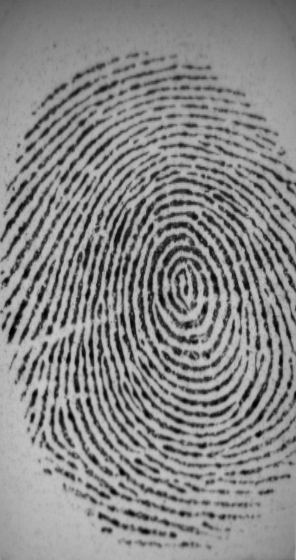
#> input picture sample_inputs/101_1.tif, 296 x 560 px; its folder holds 4 pictures in this run
$ python fingerprint_pipline.py
#> lines starting #> are read from the running program, lines starting #| are printed output that depends on the picture
import cv2 as cv
from glob import glob
import os
import numpy as np
from utils.poincare import calculate_singularities
from utils.segmentation import create_segmented_and_variance_images
from utils.normalization import normalize
from utils.gabor_filter import gabor_filter
from utils.frequency import ridge_freq
from utils import orientation
from utils.crossing_number import calculate_minutiaes
from tqdm import tqdm
from utils.skeletonize import skeletonize


def fingerprint_pipline(input_img):
    block_size = 16

    # pipe line picture re https://www.cse.iitk.ac.in/users/biometrics/pages/111.JPG
    # normalization -> orientation -> frequency -> mask -> filtering

    # normalization - removes the effects of sensor noise and finger pressure differences.
    normalized_img = normalize(input_img.copy(), float(100), float(100))

    # color threshold
    # threshold_img = normalized_img
    # _, threshold_im = cv.threshold(normalized_img,127,255,cv.THRESH_OTSU)
    # cv.imshow('color_threshold', normalized_img); cv.waitKeyEx()

    # ROI and normalisation
    (segmented_img, normim, mask) = create_segmented_and_variance_images(normalized_img, block_size, 0.2)

    # orientations
    angles = orientation.calculate_angles(normalized_img, W=block_size, smoth=False)
    orientation_img = orientation.visualize_angles(segmented_img, mask, angles, W=block_size)

    # find the overall frequency of ridges in Wavelet Domain
    freq = ridge_freq(normim, mask, angles, block_size, kernel_size=5, minWaveLength=5, maxWaveLength=15)

    # create gabor filter and do the actual filtering
    gabor_img = gabor_filter(normim, angles, freq)

    # thinning oor skeletonize
    thin_image = skeletonize(gabor_img)

    # minutias
    minutias, end, bif = calculate_minutiaes(thin_image)

    # singularities
    singularities_img, FingerType = calculate_singularities(thin_image, angles, 1, block_size, mask)

    # visualize pipeline stage by stage
#     output_imgs = [input_img, normalized_img, segmented_img, orientation_img, gabor_img, thin_image, minutias, singularities_img]
    output_imgs = [input_img, minutias, singularities_img]

#     for i in range(len(output_imgs)): # Lặp qua từng ảnh output
#         if len(output_imgs[i].shape) == 2: # Nếu ảnh thứ i trong output là ảnh Gray(có 2 chiều)
#             output_imgs[i] = cv.cvtColor(output_imgs[i], cv.COLOR_GRAY2RGB) # Chuyển thành ảnh RGB để concatenate với 2 ảnh cuối

    # Chuyển list các ảnh thành ảnh 4x4
#     results = np.concatenate([np.concatenate(output_imgs[:4], 1), np.concatenate(output_imgs[4:], 1)]).astype(np.uint8)

#     return results
    return output_imgs, np.array(end)[:,1:].astype(int), np.array(bif)[:,1:].astype(int), np.array(FingerType)[:,1:].astype(int)


if __name__ == '__main__':
    # open images
    img_dir = './sample_inputs/*'
    output_dir = './output/'
    def open_images(directory):
#> called with directory = './sample_inputs/*'
        images_paths = glob(directory)
        return np.array([cv.imread(img_path,0) for img_path in images_paths])
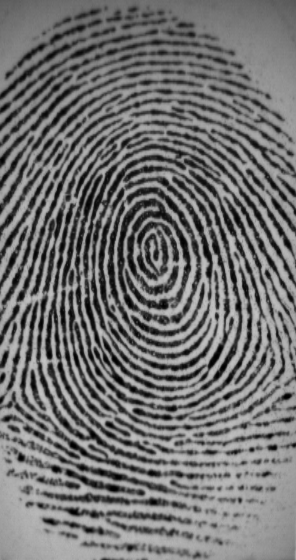
#> input picture sample_inputs/101_2.tif, 296 x 560 px
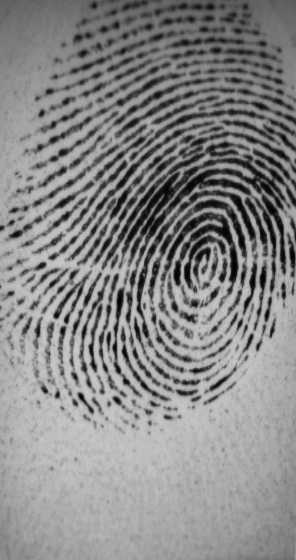
#> input picture sample_inputs/101_3.tif, 296 x 560 px
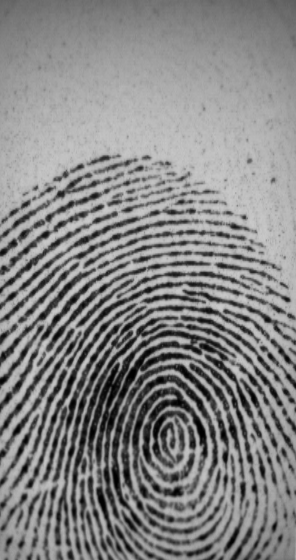
#> input picture sample_inputs/101_4.tif, 296 x 560 px

    images = open_images(img_dir)

    # image pipeline
    os.makedirs(output_dir, exist_ok=True)
    for i, img in enumerate(tqdm(images)):
#> (the run stopped early here; a loop or call above may not have finished)
